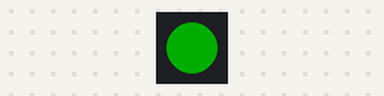
Simulated run of this sketch. Board: ATtiny85, built for the host (arithmetic inside an expression is 32-bit, double 64-bit). Shown: 1 RGB LEDs in strip order, left to right. Dim RGB values are drawn brighter than linear.

Above: at 2.7 s.
At 3.63 s:
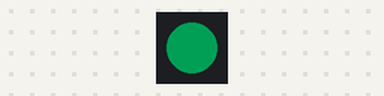
At 4.84 s:
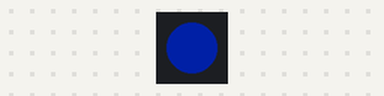
At 7.74 s:
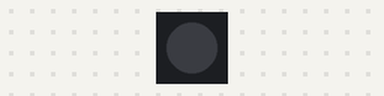
Timing chart, 0 to 8.9 s (numbered marks = the images above):
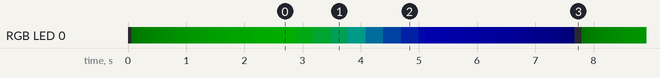

The sketch:

neopixeltest.ino
```cpp
//https://github.com/SpenceKonde/megaTinyCore/blob/master/megaavr/extras/tinyNeoPixel.md


#include <tinyNeoPixel.h>
#define NUMLEDS 1
tinyNeoPixel leds = tinyNeoPixel(NUMLEDS, PIN_PB4, NEO_GRB);

void setup() {
  leds.begin();
  leds.setPixelColor(0,255,0,0); // first LED full RED
  leds.setBrightness(50); //0-255
  leds.show();                   // LED turns on.
}

void loop() {
  int B = 0;
  int R = 0;
  int G = 0;

  for(G = 0; G<255; G++){

    leds.setPixelColor(0, R, G, B); // first LED full RED
    leds.show();                   // LED turns on.
    delay(10);
  }
  for(G = 255; G>=0; G--){
    B  = 255 - G;
    leds.setPixelColor(0, R, G, B); // first LED full RED
    leds.show();                   // LED turns on.
    delay(10);
  }
  G = 0;
  for(B = 255; B>=0; B--){
    leds.setPixelColor(0, R, G, B); // first LED full RED
    leds.show();                   // LED turns on.
    delay(10);
  }

}
```

Measured:
- by itself, everything shown: repeats every 7.7 s, in 109 steps
